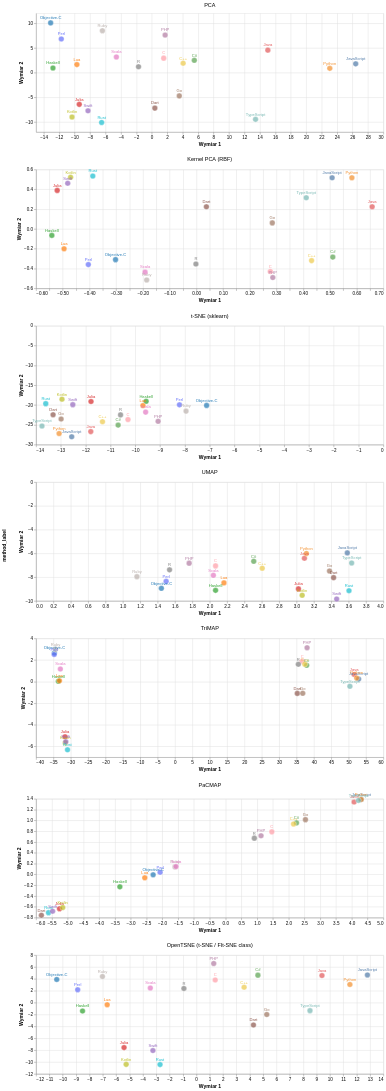

Vega-Lite specification stored for this chart:
### Vega-Lite specification from a JSON file in a GitHub repository (floating-point values rounded to 4 significant figures; data arrays with more than 128 entries replaced by an {"elided": "..."} marker saying what was removed)
{"config": {"view": {"continuousWidth": 300, "continuousHeight": 300}, "title": {"anchor": "middle"}}, "data": {"name": "data-2c7ff74930b58cf29a4fcae48b5b5fdf"}, "facet": {"row": {"field": "method_label", "header": {"labelFontSize": 12, "labelOrient": "top"}, "sort": ["PCA", "Kernel PCA (RBF)", "t-SNE (sklearn)", "UMAP", "TriMAP", "PaCMAP", "OpenTSNE (t-SNE / FIt-SNE class)"], "type": "nominal"}}, "spec": {"layer": [{"mark": {"type": "circle", "size": 150, "stroke": "white", "strokeWidth": 1}, "encoding": {"color": {"field": "language", "legend": null, "scale": {"domain": ["JavaScript", "Python", "Java", "TypeScript", "C#", "C++", "PHP", "C", "Go", "Ruby", "Rust", "Kotlin", "Swift", "Dart", "Scala", "R", "Objective-C", "Lua", "Haskell", "Julia", "Perl"], "range": ["#4e79a7", "#f28e2b", "#e15759", "#76b7b2", "#59a14f", "#edc948", "#b07aa1", "#ff9da7", "#9c755f", "#bab0ac", "#17becf", "#bcbd22", "#9467bd", "#8c564b", "#e377c2", "#7f7f7f", "#1f77b4", "#ff7f0e", "#2ca02c", "#d62728", "#636efa"]}, "type": "nominal"}, "tooltip": [{"field": "language", "type": "nominal"}, {"field": "method_label", "title": "Metoda", "type": "nominal"}, {"field": "avg_share_pct", "format": ".2f", "title": "Sredni udzial (%)", "type": "quantitative"}, {"field": "total_push_events", "title": "PushEvents (suma)", "type": "quantitative"}], "x": {"field": "x", "title": "Wymiar 1", "type": "quantitative"}, "y": {"field": "y", "title": "Wymiar 2", "type": "quantitative"}}}, {"mark": {"type": "text", "align": "center", "color": "#1a1a1a", "dy": -11, "fontSize": 9}, "encoding": {"color": {"field": "language", "legend": null, "scale": {"domain": ["JavaScript", "Python", "Java", "TypeScript", "C#", "C++", "PHP", "C", "Go", "Ruby", "Rust", "Kotlin", "Swift", "Dart", "Scala", "R", "Objective-C", "Lua", "Haskell", "Julia", "Perl"], "range": ["#4e79a7", "#f28e2b", "#e15759", "#76b7b2", "#59a14f", "#edc948", "#b07aa1", "#ff9da7", "#9c755f", "#bab0ac", "#17becf", "#bcbd22", "#9467bd", "#8c564b", "#e377c2", "#7f7f7f", "#1f77b4", "#ff7f0e", "#2ca02c", "#d62728", "#636efa"]}, "type": "nominal"}, "text": {"field": "language", "type": "nominal"}, "x": {"field": "x", "title": "Wymiar 1", "type": "quantitative"}, "y": {"field": "y", "title": "Wymiar 2", "type": "quantitative"}}}], "height": 260, "title": "Profile trendow jezykow — porownanie metod redukcji wymiaru", "width": 760}, "resolve": {"scale": {"x": "independent", "y": "independent"}}, "$schema": "https://vega.github.io/schema/vega-lite/v6.4.1.json", "datasets": {"data-2c7ff74930b58cf29a4fcae48b5b5fdf": {"elided": "147 records"}}}
